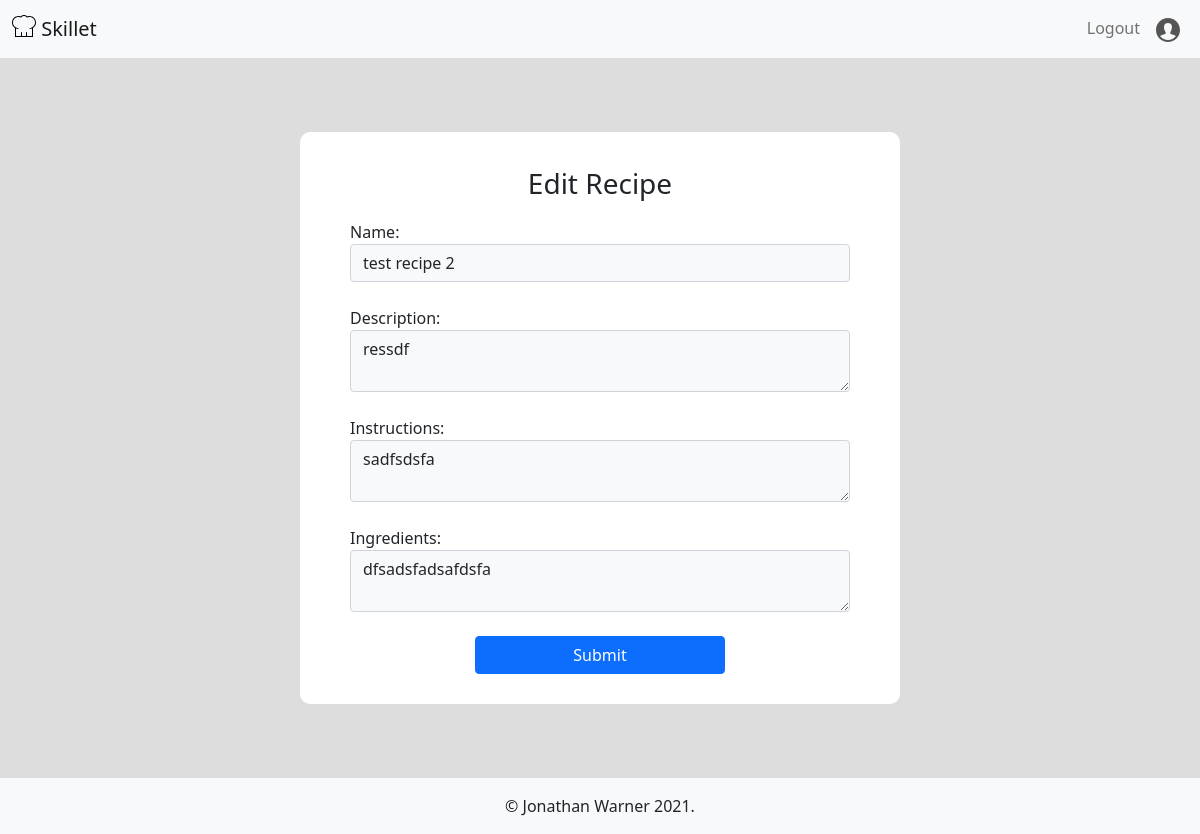
The page /edit_recipe/1 (signed in) on the database as committed earlier.
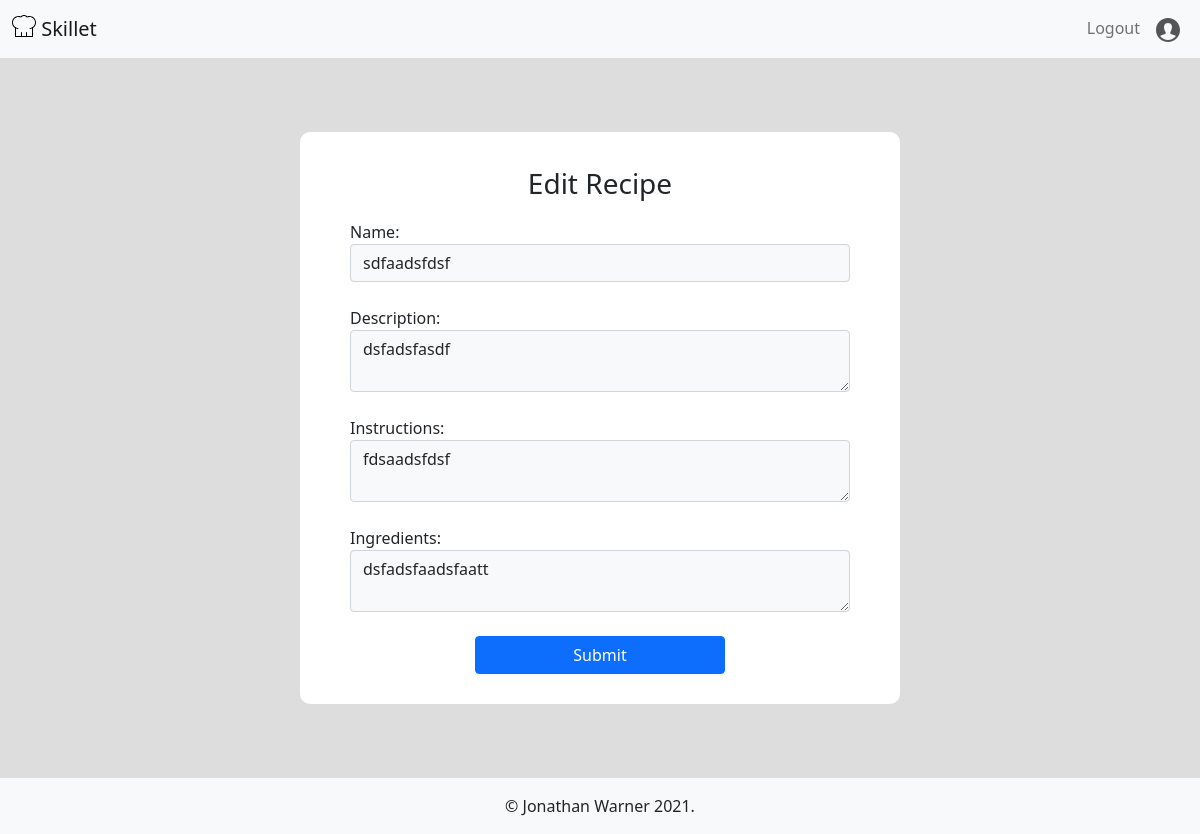
The same page on the database as committed later.
### skillet/models.py (models this page shows)
class Recipe(db.Model):
    __tablename__ = 'recipe'
    id = db.Column(db.Integer, primary_key=True)
    name = db.Column(db.String(80), nullable=False)
    description = db.Column(db.String(300), nullable=False)
    ingredients = db.Column(db.String(300), nullable=False)
    instructions = db.Column(db.String(300), nullable=False)
    created_by_id = db.Column(db.Integer, db.ForeignKey('user.id'))
    created_by = db.relationship('User')
    meals = db.relationship(
        'Meal', secondary='meal_recipes', back_populates="recipes")
    def __repr__(self):
        return self.name.title()

### skillet/post/routes.py (the view, shortened to what this page needs)
@post.route('/edit_recipe/<id>', methods=["GET", "POST"])
@login_required
def edit_recipe(id):
    recipe = Recipe.query.get(id)
    print(recipe)
    print("what the fuck")
    form = RecipeForm(obj=recipe)
    print(form.errors)
    return render_template('edit_recipe.html', form=form, recipe=recipe)

### skillet/post/forms.py
class RecipeForm(FlaskForm):
    name = StringField('Name', validators=[Length(min=3, max=50)])
    description = TextAreaField(
        'Description', validators=[DataRequired(), Length(min=1, max=300)])
    instructions = TextAreaField(
        'Instructions', validators=[DataRequired(), Length(min=3, max=300)])
    ingredients = TextAreaField(
        'Ingredients', validators=[DataRequired(), Length(min=3, max=300)])
    submit = SubmitField('Submit')

### skillet/models.py (called while the page is built)
@login_manager.user_loader
def load_user(id):
    return User.query.get(id)

### skillet/templates/edit_recipe.html (shortened to what this page needs)
{% extends 'base.html' %}
{% block content %}
<section class="form-section">
    <div class="form-container col-10 col-md-8 col-lg-6">
        <p class="fs-3 text-center">Edit Recipe</p>
        <form action="{{url_for('post.edit_recipe', id=recipe.id)}}" method="POST">
            <fieldset>
                {% for field in form %}
                {% if field != form.csrf_token and field != form.submit%}
                {{field.label}}:
                {{field(class_="form-control mb-4 bg-light")}}
                {% endif %}
                {% endfor %}
                {{form.submit(class_="btn btn-primary px-5 col-6 offset-3")}}
            </fieldset>
        </form>
    </div>
</section>
{% endblock content %}

Rows that differ between the two databases and show on the page:
changed Recipe: name "test recipe 2" → "sdfaadsfdsf"; description "ressdf" → "dsfadsfasdf"; instructions "sadfsdsfa" → "fdsaadsfdsf"; ingredients "dfsadsfadsafdsfa" → "dsfadsfaadsfaatt"
